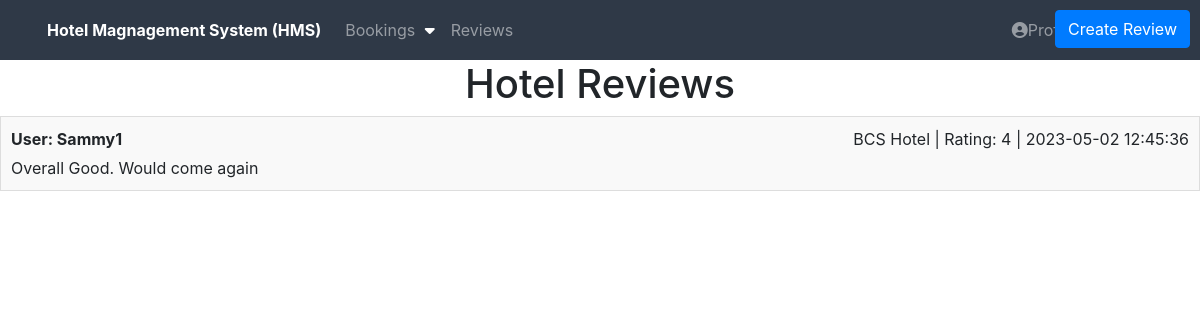
Before: /website_files/reviews/hotel_reviews.php (signed in) with the older database file.
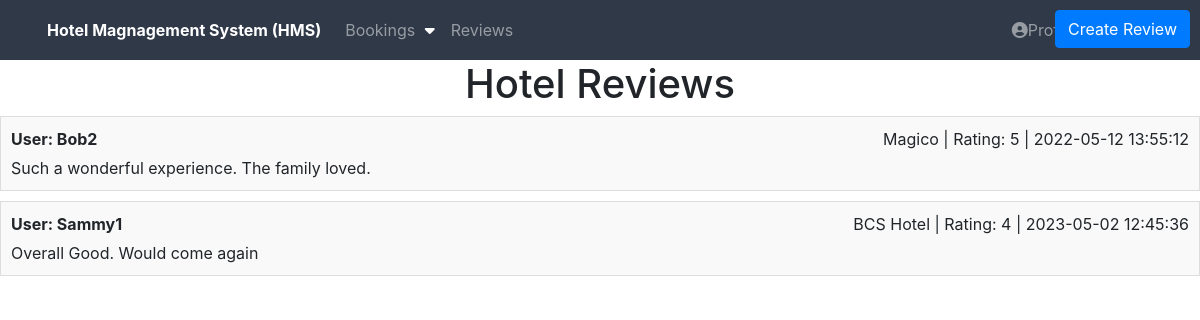
After: the same page with the newer database file.
### tables this page shows
CREATE TABLE `reviews` (
  `Review_ID` int(10) UNSIGNED NOT NULL,
  `Hotel_ID` int(10) UNSIGNED NOT NULL,
  `User_ID` int(10) UNSIGNED NOT NULL,
  `Rating` int(2) UNSIGNED NOT NULL,
  `Description` varchar(300) NOT NULL,
  `Review_Date` datetime NOT NULL
);

CREATE TABLE `users` (
  `User_ID` int(10) UNSIGNED NOT NULL,
  `FName` varchar(45) NOT NULL,
  `LName` varchar(45) NOT NULL,
  `Phone_NO` int(10) NOT NULL,
  `Email` varchar(60) NOT NULL,
  `Username` varchar(45) NOT NULL,
  `Password` varchar(45) NOT NULL,
  `User_Type` varchar(30) NOT NULL
);

CREATE TABLE `hotel` (
  `Hotel_ID` int(10) UNSIGNED NOT NULL,
  `Hotel_Name` varchar(45) NOT NULL,
  `Hotel_City` varchar(45) NOT NULL,
  `Hotel_State` varchar(45) NOT NULL,
  `Hotel_Country` varchar(45) NOT NULL
);

### website_files/reviews/hotel_reviews.php (the view, shortened to what this page needs)
<?php include "../res/head.php"; ?>
<link rel="stylesheet" href="style.css">
<div>
  <h1 class="title">Hotel Reviews</h1>
    <?php
    $q = "SELECT * FROM Reviews ORDER BY Review_Date ASC";
    $data = $conn->query($q);
    if ($data->num_rows > 0) {
        while ($row = $data->fetch_assoc()) {
            echo "<div class='review'>";
            echo "<div class='review-header'>";
            $u_name_query = $conn->query("SELECT * FROM Users WHERE User_ID = $row[User_ID]");
            $u_name = $u_name_query->fetch_assoc();
            echo "<div class='user-id'>User: " . $u_name["Username"] . "</div>";
            $h_data_query = $conn->query("SELECT * FROM Hotel WHERE Hotel_ID = $row[Hotel_ID]");
            $h_data = $h_data_query->fetch_assoc();
            echo "<div class='hotel-info'>" . $h_data["Hotel_Name"] . " | Rating: " . $row["Rating"] . " | ". $row["Review_Date"] . "</div>";
            echo "</div>";
            echo "<div class='review-description'>" . $row["Description"] . "</div>";
            echo "</div>";
        }
    } else {
        echo "<tr><td colspan='2'>0 results</td></tr>";
    }
    ?>
  <div id = "review-button">
    <a href="create_review.php" class="btn btn-primary">Create Review</a>
  </div>
  </div>

Changed rows visible on the page:
added reviews: User_ID.Username "Bob2", Hotel_ID.Hotel_Name "Magico", Rating "5", Review_Date "2022-05-12 13:55:12", Description "Such a wonderful experience. The family loved."
